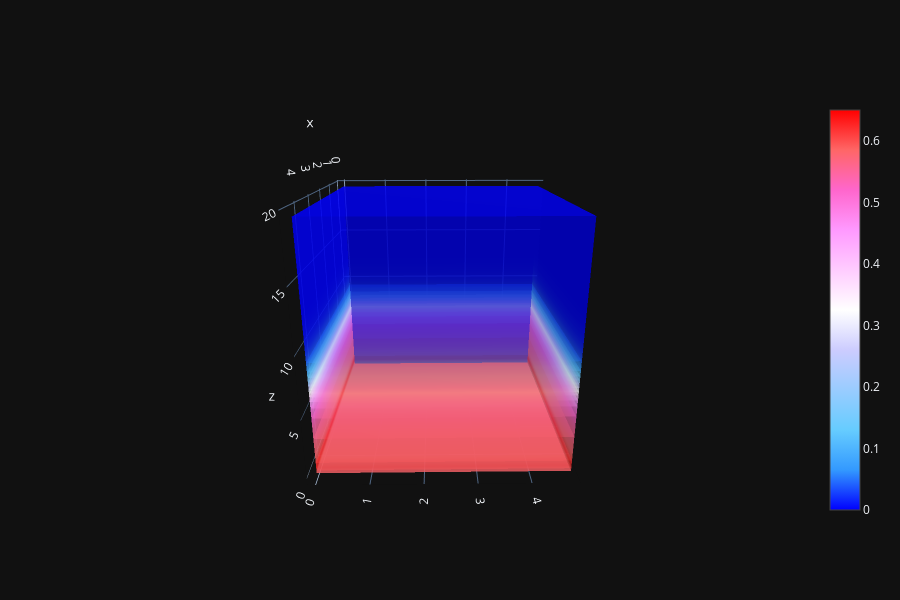

Source (notebook cell):
### Code cell
X, Y, Z = np.array(phAr.iloc[:,0]), np.array(phAr.iloc[:,1]), np.array(phAr.iloc[:,2])
vol = np.array(phAr.iloc[:,3])

Lz_max = 20
vol = vol[Z < Lz_max]
X = X[Z < Lz_max]
Y = Y[Z < Lz_max]
Z = Z[Z < Lz_max]

import plotly.graph_objects as go
fig = go.Figure(data=go.Volume(
    x=X, y=Y, z=Z,
    value=vol,
    isomin  =0.0,
    isomax  =0.65,
    opacity =0.6,
    surface_count=15,
    colorscale='Picnic' #Blackbody,Bluered,Blues,Cividis,Earth,Electric,Greens,Greys,Hot,Jet,Picnic,Portland,Rainbow,RdBu,Reds,Viridis,YlGnBu,YlOrRd.
    ))
fig.update_layout(scene_xaxis_showticklabels=True,
                  scene_yaxis_showticklabels=True,
                  scene_zaxis_showticklabels=True,
                  template='plotly_dark', width=900, height=600)
fig.show()

### Figure 1 — Plotly figure (JSON) as saved in the notebook; plotly's stock layout.template omitted (floating-point values rounded to 4 significant figures; data arrays with more than 128 entries replaced by an {"elided": "..."} marker saying what was removed)
{"data": [{"colorscale": [[0, "rgb(0,0,255)"], [0.1, "rgb(51,153,255)"], [0.2, "rgb(102,204,255)"], [0.3, "rgb(153,204,255)"], [0.4, "rgb(204,204,255)"], [0.5, "rgb(255,255,255)"], [0.6, "rgb(255,204,255)"], [0.7, "rgb(255,153,255)"], [0.8, "rgb(255,102,204)"], [0.9, "rgb(255,102,102)"], [1, "rgb(255,0,0)"]], "isomax": 0.65, "isomin": 0, "opacity": 0.6, "surface": {"count": 15}, "type": "volume", "value": {"elided": "16000 float values"}, "x": {"elided": "16000 float values"}, "y": {"elided": "16000 float values"}, "z": {"elided": "16000 float values"}}], "layout": {"height": 600, "scene": {"aspectmode": "auto", "aspectratio": {"x": 1, "y": 1, "z": 1}, "camera": {"center": {"x": 0, "y": 0, "z": 0}, "eye": {"x": 2.044, "y": -0.02859, "z": 0.7143}, "projection": {"type": "perspective"}, "up": {"x": 0, "y": 0, "z": 1}}, "xaxis": {"showticklabels": true, "type": "linear"}, "yaxis": {"showticklabels": true, "type": "linear"}, "zaxis": {"showticklabels": true, "type": "linear"}}, "width": 900}}
